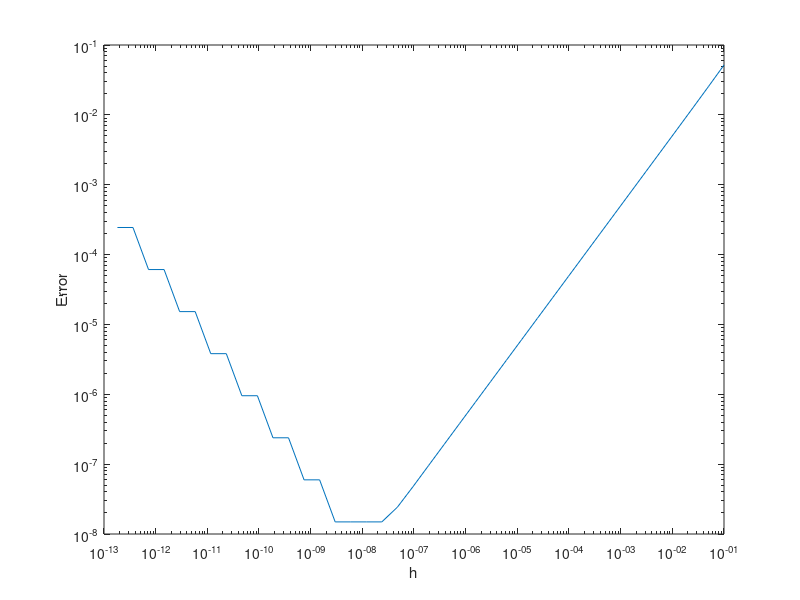

Reproduce this figure in MATLAB.

%Different Functions 
f =@(x)  exp(x);
fprime =@(x) exp(x);

%f =@(x) sin(x);
%fprime =@(x) cos(x);

%f =@(x) (1/(1+x^2));
%fprime =@(x) (-2*x/(1+x^2)^2);


x0=0;
cf=1;
h(1)=0.1;

K=40;
%K=10;

for k = 1:K
    x1 = x0 + (cf*h(k));
    F =abs(f(x1)-f(x0))/h(k);
    err(k)=abs(F-fprime(x0));
    h(k+1)=h(k)/2;
end

loglog(h(1:end-1),err)
xlabel('h');
ylabel('Error');